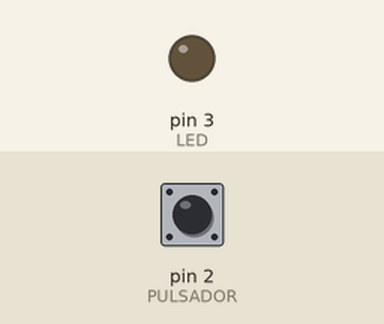
This sketch was run on a simulated Arduino Uno, built with avr-gcc and run on an emulated ATmega328P. On the bench: output pins drawn as LEDs (lit = HIGH). Inputs (shaded band) come from the test bench; at power-on: pin 2 (PULSADOR) LOW.

Above: at 1.2 s.
1.3 s: pin 2 (PULSADOR) pulled HIGH for 0.15 s
At 1.37 s:
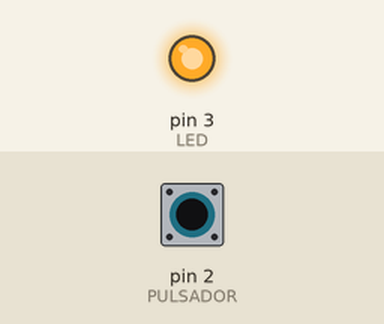
2.9 s: pin 2 (PULSADOR) pulled HIGH for 3.2 s
At 7.1 s:
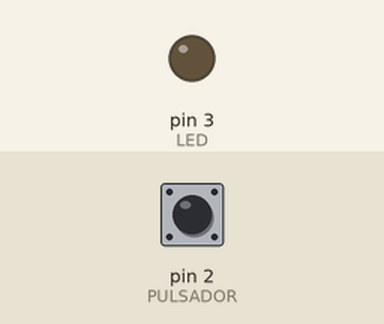
Timing chart, 0 to 8.6 s (numbered marks = the images above; inputs shaded):
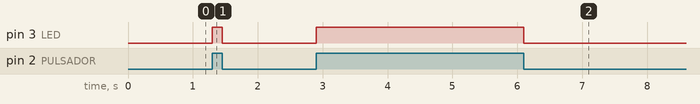

The sketch:

click_led_button.ino
```cpp
//Código para leer cuando se pulsa un botón y que eso active
//un LED

int PULSADOR = 2;
int LED = 3;

void setup() {
  // put your setup code here, to run once:
  pinMode(PULSADOR, INPUT);   //pin 2 como entrada
  pinMode(LED, OUTPUT);  //pin 3 como salida
}

void loop() {
  // toma el valor del pin digital 2 y compara para saber si es HIGH o LOW
  /*if (digitalRead(PULSADOR) == HIGH) {
    digitalWrite(LED, HIGH); //si el pin 2 es HIGH entonces valorizo el pin 3 como HIGH
  } else {
    digitalWrite(LED, LOW);  //si el pin 2 es LOW entonces valorizo el pin 3 como LOW
  }*/

  while (digitalRead(PULSADOR) == HIGH) {
    digitalWrite(LED, HIGH);
  }
  digitalWrite(LED, LOW);
}
```

Measured:
- after the input at 1.3 s, pin 3 (LED): LOW → HIGH at once, → LOW 0.15 s later
- after the input at 2.9 s, pin 3 (LED): LOW → HIGH at once, → LOW 3.2 s later
